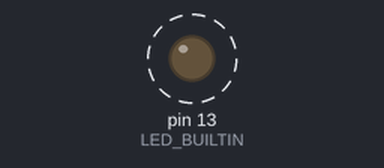
The sketch below on a simulated Arduino Uno, built with avr-gcc and run on an emulated ATmega328P. Shown: output pins drawn as LEDs (lit = HIGH). Dashed ring = blinking. Random numbers use the default seed unless the sketch sets one; what the sketch prints to the serial monitor is not drawn.

Above: at 0.5 s.
Timing chart, 0 to 3.0 s (numbered marks = the images above):
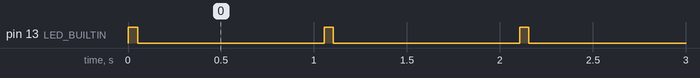

Measured:
- by itself, pin 13 (LED_BUILTIN): alternates HIGH for 0.05 s and LOW for 1.0 s

The sketch:

serial_port_sim.ino
```cpp
/**
 * @file serial_port_sim.ino
 * @brief Simulated sensor output for Arduino Uno R4 Minima.
 *
 * Generates synthetic readings for three sensors and outputs them as CSV
 * over USB serial at 9600 baud, one line per second. Designed for testing
 * the Arduino Sensor Visualiser web application without physical sensors.
 *
 * Output format (CSV, positional schema):
 *   timestamp_ms,temperature_c,humidity_pct,lux
 *
 * Example:
 *   4823,23.4,65.1,412
 *
 * Sensor simulation models:
 *   - Temperature: random walk ±0.3°C per step, bounded 18-30°C
 *   - Humidity: inverse correlation to temperature + noise, bounded 40-80%
 *   - Lux: sine-wave approximation (period ~120 samples) + random spikes,
 *          bounded 0-2000
 *
 * Hardware: Arduino Uno R4 Minima (or any Arduino with USB serial support).
 * Baud rate: 9600
 * Sample rate: 1 Hz (1 second between readings)
 *
 * @note Column order IS the schema. Reordering columns will cause parsing
 *       failures on the server side. Do not change column order without
 *       updating the server parser accordingly.
 */

// State variables
unsigned long callCount = 0;
float temperature = 23.0;

void setup() {
  Serial.begin(9600);
  // Wait for serial port to establish (native USB boards)
  while (!Serial) {
    ;
  }
  pinMode(LED_BUILTIN, OUTPUT);
  // Send CSV header
  Serial.println("timestamp_ms,temperature_c,humidity_pct,lux");
}

void loop() {
  unsigned long ts_ms = millis();

  // Temperature: random walk +/- 0.3C per step, bounded 18-30C
  float delta = (random(0, 1000) / 1000.0 - 0.5) * 0.6; // -0.3 to +0.3
  temperature = constrain(temperature + delta, 18.0, 30.0);

  // Humidity: inverse correlation to temperature, range 40-80%
  float baseHum = 60.0 - (temperature - 23.0) * 5.0;
  float humNoise = (random(0, 1000) / 1000.0 - 0.5) * 6.0; // -3 to +3
  float humidity = constrain(baseHum + humNoise, 40.0, 80.0);

  // Lux: sine-wave approximation + random component
  // Use a slow counter for sine approximation (period ~120 samples)
  float phase = (float)(callCount % 120) / 120.0 * 2.0 * 3.14159;
  float sineVal = sin(phase);
  float sineBase = 800.0 + 600.0 * sineVal;
  float spike = (random(0, 100) < 10) ? random(0, 400) : 0;
  float noise = (random(0, 1000) / 1000.0 - 0.5) * 200.0;
  float luxVal = constrain(sineBase + spike + noise, 0.0, 2000.0);

  // Output CSV line
  Serial.print(ts_ms);
  Serial.print(",");
  Serial.print(temperature, 1);
  Serial.print(",");
  Serial.print(humidity, 1);
  Serial.print(",");
  Serial.println((int)round(luxVal));

  // Flash LED on each reading
  digitalWrite(LED_BUILTIN, HIGH);
  delay(50);
  digitalWrite(LED_BUILTIN, LOW);

  callCount++;
  delay(1000); // 1Hz
}
```
